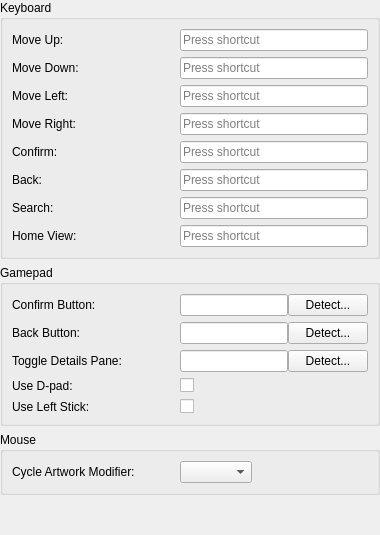
<?xml version="1.0" encoding="UTF-8"?>
<ui version="4.0">
 <class>ControlsPanel</class>
 <widget class="QWidget" name="ControlsPanel">
  <layout class="QVBoxLayout" name="rootLayout">
   <property name="leftMargin"><number>0</number></property>
   <property name="topMargin"><number>0</number></property>
   <property name="rightMargin"><number>0</number></property>
   <property name="bottomMargin"><number>0</number></property>
   <item>
    <widget class="QGroupBox" name="keyboardControlsGroupBox">
     <property name="title"><string>Keyboard</string></property>
     <layout class="QFormLayout" name="keyboardControlsFormLayout">
      <property name="horizontalSpacing"><number>8</number></property>
      <property name="verticalSpacing"><number>6</number></property>
      <property name="fieldGrowthPolicy"><enum>QFormLayout::FieldGrowthPolicy::ExpandingFieldsGrow</enum></property>
      <item row="0" column="0"><widget class="QLabel" name="keyNavUpLabel"><property name="minimumSize"><size><width>160</width><height>0</height></size></property><property name="text"><string>Move Up:</string></property></widget></item>
      <item row="0" column="1"><widget class="QKeySequenceEdit" name="keyNavUpEdit"/></item>
      <item row="1" column="0"><widget class="QLabel" name="keyNavDownLabel"><property name="minimumSize"><size><width>160</width><height>0</height></size></property><property name="text"><string>Move Down:</string></property></widget></item>
      <item row="1" column="1"><widget class="QKeySequenceEdit" name="keyNavDownEdit"/></item>
      <item row="2" column="0"><widget class="QLabel" name="keyNavLeftLabel"><property name="minimumSize"><size><width>160</width><height>0</height></size></property><property name="text"><string>Move Left:</string></property></widget></item>
      <item row="2" column="1"><widget class="QKeySequenceEdit" name="keyNavLeftEdit"/></item>
      <item row="3" column="0"><widget class="QLabel" name="keyNavRightLabel"><property name="minimumSize"><size><width>160</width><height>0</height></size></property><property name="text"><string>Move Right:</string></property></widget></item>
      <item row="3" column="1"><widget class="QKeySequenceEdit" name="keyNavRightEdit"/></item>
      <item row="4" column="0"><widget class="QLabel" name="keyConfirmLabel"><property name="minimumSize"><size><width>160</width><height>0</height></size></property><property name="text"><string>Confirm:</string></property></widget></item>
      <item row="4" column="1"><widget class="QKeySequenceEdit" name="keyConfirmEdit"/></item>
      <item row="5" column="0"><widget class="QLabel" name="keyBackLabel"><property name="minimumSize"><size><width>160</width><height>0</height></size></property><property name="text"><string>Back:</string></property></widget></item>
      <item row="5" column="1"><widget class="QKeySequenceEdit" name="keyBackEdit"/></item>
      <item row="6" column="0"><widget class="QLabel" name="keySearchLabel"><property name="minimumSize"><size><width>160</width><height>0</height></size></property><property name="text"><string>Search:</string></property></widget></item>
      <item row="6" column="1"><widget class="QKeySequenceEdit" name="keySearchEdit"/></item>
      <item row="7" column="0"><widget class="QLabel" name="keyHomeViewLabel"><property name="minimumSize"><size><width>160</width><height>0</height></size></property><property name="text"><string>Home View:</string></property><property name="toolTip"><string>Jump to the synthetic Home view from any depth. Only honored when Use Home View is enabled.</string></property></widget></item>
      <item row="7" column="1"><widget class="QKeySequenceEdit" name="keyHomeViewEdit"/></item>
     </layout>
    </widget>
   </item>
   <item>
    <widget class="QGroupBox" name="gamepadControlsGroupBox">
     <property name="title"><string>Gamepad</string></property>
     <layout class="QFormLayout" name="gamepadControlsFormLayout">
      <property name="horizontalSpacing"><number>8</number></property>
      <property name="verticalSpacing"><number>6</number></property>
      <property name="fieldGrowthPolicy"><enum>QFormLayout::FieldGrowthPolicy::ExpandingFieldsGrow</enum></property>
      <item row="0" column="0"><widget class="QLabel" name="gamepadConfirmButtonLabel"><property name="minimumSize"><size><width>160</width><height>0</height></size></property><property name="text"><string>Confirm Button:</string></property></widget></item>
      <item row="0" column="1">
       <layout class="QHBoxLayout" name="gamepadConfirmButtonLayout">
        <item><widget class="QLineEdit" name="gamepadConfirmButtonLineEdit"><property name="readOnly"><bool>true</bool></property></widget></item>
        <item><widget class="QPushButton" name="detectGamepadConfirmButtonButton"><property name="text"><string>Detect...</string></property></widget></item>
       </layout>
      </item>
      <item row="1" column="0"><widget class="QLabel" name="gamepadBackButtonLabel"><property name="minimumSize"><size><width>160</width><height>0</height></size></property><property name="text"><string>Back Button:</string></property></widget></item>
      <item row="1" column="1">
       <layout class="QHBoxLayout" name="gamepadBackButtonLayout">
        <item><widget class="QLineEdit" name="gamepadBackButtonLineEdit"><property name="readOnly"><bool>true</bool></property></widget></item>
        <item><widget class="QPushButton" name="detectGamepadBackButtonButton"><property name="text"><string>Detect...</string></property></widget></item>
       </layout>
      </item>
      <item row="2" column="0"><widget class="QLabel" name="gamepadToggleSidebarButtonLabel"><property name="minimumSize"><size><width>160</width><height>0</height></size></property><property name="text"><string>Toggle Details Pane:</string></property></widget></item>
      <item row="2" column="1">
       <layout class="QHBoxLayout" name="gamepadToggleSidebarButtonLayout">
        <item><widget class="QLineEdit" name="gamepadToggleSidebarButtonLineEdit"><property name="readOnly"><bool>true</bool></property></widget></item>
        <item><widget class="QPushButton" name="detectGamepadToggleSidebarButtonButton"><property name="text"><string>Detect...</string></property></widget></item>
       </layout>
      </item>
      <item row="3" column="0"><widget class="QLabel" name="gamepadUseDpadLabel"><property name="minimumSize"><size><width>160</width><height>0</height></size></property><property name="text"><string>Use D-pad:</string></property></widget></item>
      <item row="3" column="1"><widget class="QCheckBox" name="gamepadUseDpadCheckBox"/></item>
      <item row="4" column="0"><widget class="QLabel" name="gamepadUseLeftStickLabel"><property name="minimumSize"><size><width>160</width><height>0</height></size></property><property name="text"><string>Use Left Stick:</string></property></widget></item>
      <item row="4" column="1"><widget class="QCheckBox" name="gamepadUseLeftStickCheckBox"/></item>
     </layout>
    </widget>
   </item>
   <item>
    <widget class="QGroupBox" name="mouseControlsGroupBox">
     <property name="title"><string>Mouse</string></property>
     <layout class="QFormLayout" name="mouseControlsFormLayout">
      <property name="horizontalSpacing"><number>8</number></property>
      <property name="verticalSpacing"><number>6</number></property>
      <property name="fieldGrowthPolicy"><enum>QFormLayout::FieldGrowthPolicy::ExpandingFieldsGrow</enum></property>
      <item row="0" column="0"><widget class="QLabel" name="artworkCycleModifierLabel"><property name="minimumSize"><size><width>160</width><height>0</height></size></property><property name="text"><string>Cycle Artwork Modifier:</string></property><property name="toolTip"><string>Modifier combined with middle-click on a grid/list item to cycle through its available artwork types. Plain middle-click stays bound to the media preview overlay.</string></property></widget></item>
      <item row="0" column="1"><widget class="QComboBox" name="artworkCycleModifierComboBox"/></item>
     </layout>
    </widget>
   </item>
   <item>
    <spacer name="controlsVerticalSpacer">
     <property name="orientation"><enum>Qt::Orientation::Vertical</enum></property>
     <property name="sizeHint" stdset="0"><size><width>20</width><height>40</height></size></property>
    </spacer>
   </item>
  </layout>
 </widget>
 <resources/>
 <connections/>
</ui>
